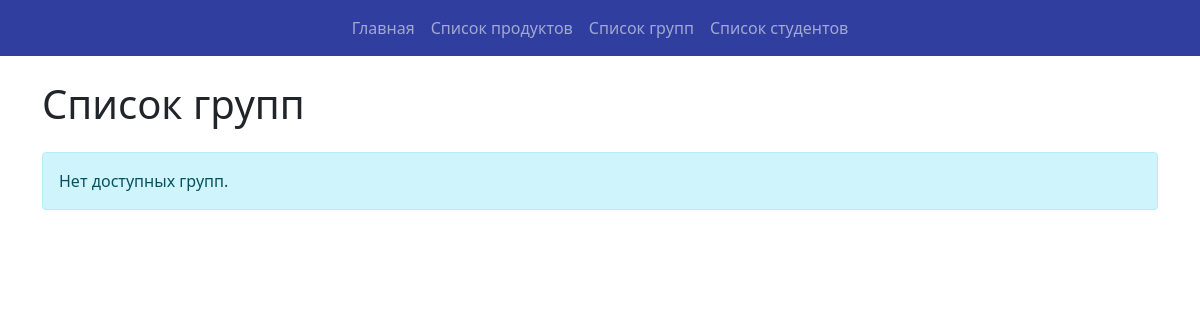
Before: /groups/ with the older database file.
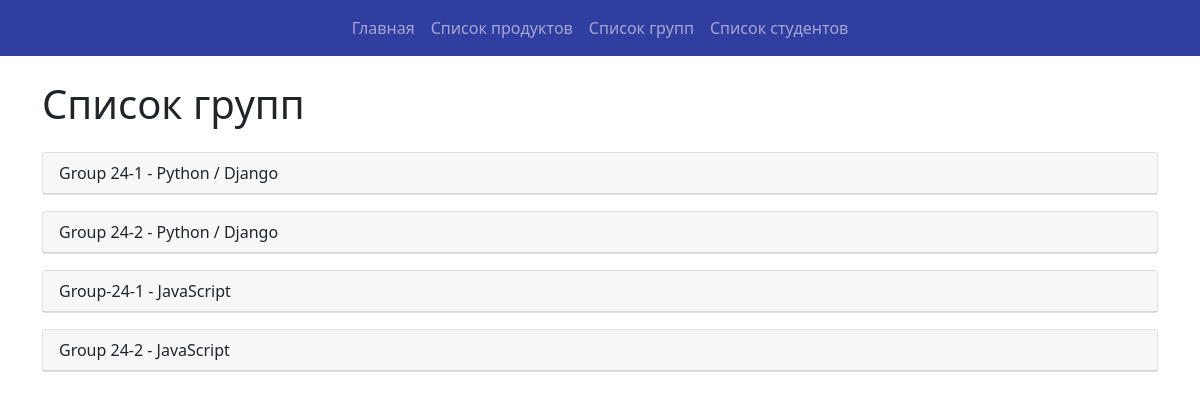
After: the same page with the newer database file.
### learn/models.py (models this page shows, shortened)
class Group(models.Model):
    product = models.ForeignKey(Product, on_delete=models.CASCADE, related_name='groups')
    name = models.CharField(max_length=255)
    min_users = models.IntegerField()
    max_users = models.IntegerField()
    users = models.ManyToManyField(User, related_name='user_groups')

class Product(models.Model):
    creator = models.ForeignKey(User, on_delete=models.CASCADE, related_name='products')
    name = models.CharField(max_length=255)
    start_date = models.DateTimeField()
    cost = models.DecimalField(max_digits=10, decimal_places=2)

### learn/views.py (the view)
# urls.py: path('groups/', group_list, name='group_list'),
def group_list(request):
    groups = Group.objects.prefetch_related('users').all()
    for group in groups:
        group.student_users = group.users.filter(is_superuser=False)
    return render(request, 'learn/group_list.html', {'groups': groups})

### learn/templates/learn/group_list.html (shortened to what this page needs)
{% extends 'learn/base.html' %}
{% block content %}
<div class="container mt-4">
    <h1 class="mb-4">Список групп</h1>
    {% for group in groups %}
    <div class="card mb-3">
        <div class="card-header" onclick="toggleStudents({{ group.id }})" style="cursor: pointer;">
            {{ group.name }} - {{ group.product.name }}
        </div>
    </div>
    {% empty %}
    <div class="alert alert-info" role="alert">
        Нет доступных групп.
    </div>
    {% endfor %}
</div>
{% endblock %}

### learn/templates/learn/base.html (shortened to what this page needs)
<!DOCTYPE html>
<html lang="ru">
<head>
    {% load static %}
    <link rel="stylesheet" href="{% static 'css/style.css' %}">
    <link href="https://cdn.jsdelivr.net/npm/bootstrap@5.0.2/dist/css/bootstrap.min.css" rel="stylesheet">
</head>
<body>
    <header>
        <nav class="navbar navbar-expand-lg navbar-dark" style="background-color: #303f9f;">
            <div class="collapse navbar-collapse justify-content-center" id="navbarNav">
                <ul class="navbar-nav">
                    <li class="nav-item"><a class="nav-link" href="{% url 'home' %}">Главная</a></li>
                    <li class="nav-item"><a class="nav-link" href="{% url 'product_list' %}">Список продуктов</a></li>
                    <li class="nav-item"><a class="nav-link" href="{% url 'group_list' %}">Список групп</a></li>
                    <li class="nav-item"><a class="nav-link" href="{% url 'student_list' %}">Список студентов</a></li>
                </ul>
            </div>
        </nav>
    </header>
    <main>
        {% block content %}
        {% endblock %}
    </main>
</body>
</html>

Changed rows visible on the page:
added Group: name "Group 24-1", product.name "Python / Django"
added Group: name "Group 24-2", product.name "Python / Django"
added Group: name "Group-24-1", product.name "JavaScript"
added Group: name "Group 24-2", product.name "JavaScript"
Other visible differences:
text no longer shown: "Нет доступных групп."
